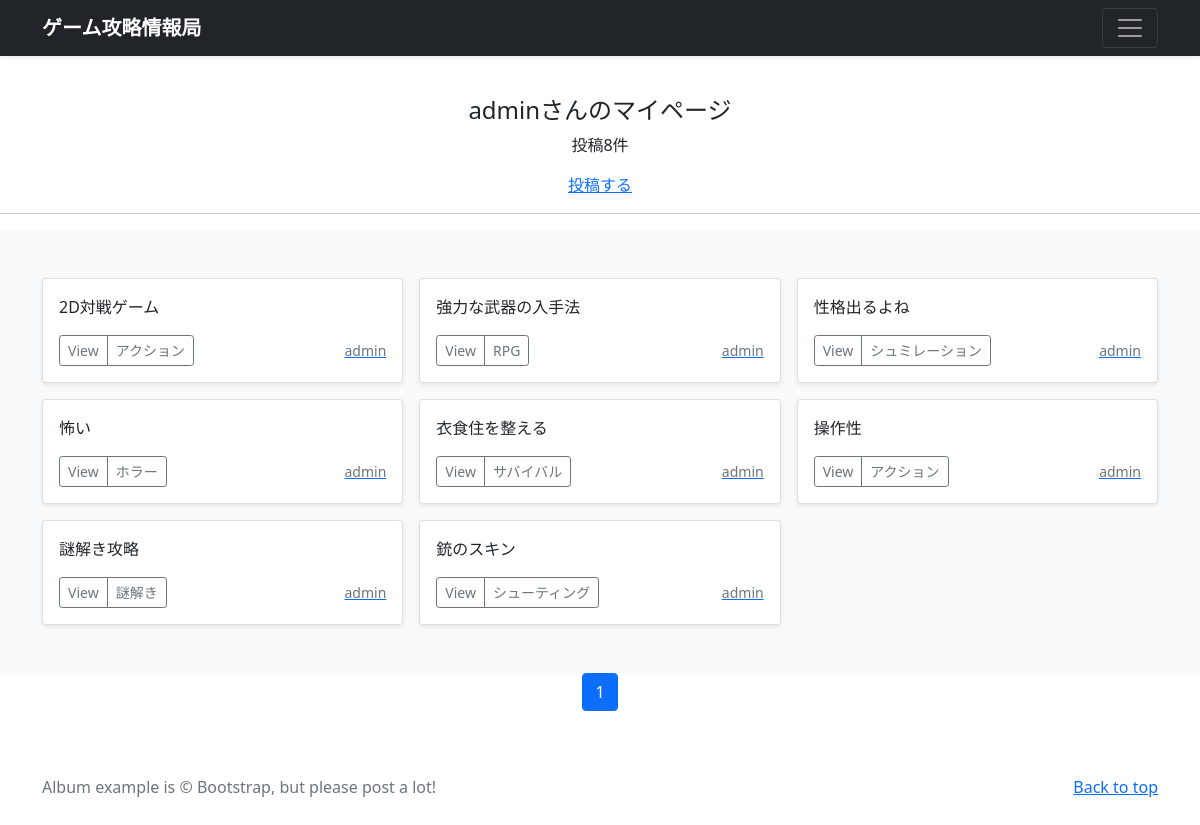
Screenshot of /mypage/ (signed in) with the database file from the repository.
### accounts/models.py (models this page shows)
class CustomUser(AbstractUser):
    pass

### kouryaku/models.py (models this page shows, shortened)
class KouryakuPost(models.Model):
    user = models.ForeignKey(CustomUser, verbose_name='ユーザー', on_delete=models.CASCADE)
    category = models.ForeignKey(Category, verbose_name='カテゴリ', on_delete=models.PROTECT)
    title = models.CharField(verbose_name='タイトル', max_length=200)
    comment = models.TextField(verbose_name='コメント')
    image1 = models.ImageField(
        verbose_name='イメージ1',
        upload_to='kouryakus',
        blank=True,
        null=True)
    posted_at = models.DateTimeField(verbose_name='投稿日時', auto_now_add=True)

class Category(models.Model):
    title = models.CharField(
        verbose_name='カテゴリ',
        max_length=20)

### kouryaku/views.py (the view)
# urls.py: path('mypage/',views.MypageView.as_view(),name = 'mypage'),
class MypageView(ListView):
    template_name = 'mypage.html'
    paginate_by = 9
    def get_queryset(self):
        queryset = KouryakuPost.objects.filter(
            user = self.request.user).order_by('-posted_at')
        return queryset

### kouryaku/templates/mypage.html (shortened to what this page needs)
{% extends 'base.html' %}
{% block contents %}
{% if user.is_authenticated %}
    <br>
    <div style="text-align: center;">
        <h4>{{user.username}}さんのマイページ</h4>
    {% if object_list.count == 0 %}
        <p>{{user.username}}さんの投稿はありません</p>
    {% else %}
        <p>投稿{{object_list.count}}件</p>
    {% endif %}
    <a href="{% url 'kouryaku:post' %}">投稿する</a>
    </div>
    <hr>
{% endif %}
{% include "kouryakus_list.html" %}
{% include "pagenation.html" %}
{% endblock %}

### kouryaku/templates/kouryakus_list.html (shortened to what this page needs)
  <div class="album py-5 bg-light">
    <div class="container">
      <div class="row row-cols-1 row-cols-sm-2 row-cols-md-3 g-3">
        {% for record in object_list %}
        <div class="col">
          <div class="card shadow-sm">
            <div class="card-body">
              <p class="card-text">
                {{record.title}}
              </p>
              <div class="d-flex justify-content-between align-items-center">
                <div class="btn-group">
                  <button type="button" class="btn btn-sm btn-outline-secondary"onclick="location.href='{% url 'kouryaku:kouryaku_detail' record.pk %}'">View</button>
                  <button type="button" class="btn btn-sm btn-outline-secondary"onclick="location.href='{% url 'kouryaku:kouryakus_cat' category=record.category.id %}'">{{record.category.title}}</button>
                </div>
                  <a href="{% url 'kouryaku:user_list' user=record.user.id %}">
                    <small class="text-muted">{{record.user.username}}</small>
                  </a>
              </div>
            </div>
          </div>
        </div>
        {% endfor %}
      </div>
    </div>
  </div>

### rows the page displays
CustomUser: username "admin"
KouryakuPost: title "2D対戦ゲーム", category "アクション", user.username "admin"
KouryakuPost: title "強力な武器の入手法", category "RPG", user.username "admin"
KouryakuPost: title "性格出るよね", category "シュミレーション", user.username "admin"
KouryakuPost: title "怖い", category "ホラー", user.username "admin"
KouryakuPost: title "衣食住を整える", category "サバイバル", user.username "admin"
KouryakuPost: title "操作性", category "アクション", user.username "admin"
KouryakuPost: title "謎解き攻略", category "謎解き", user.username "admin"
KouryakuPost: title "銃のスキン", category "シューティング", user.username "admin"

### other values shown
{{ object_list.count }} "8"
{{ num }} "1"
